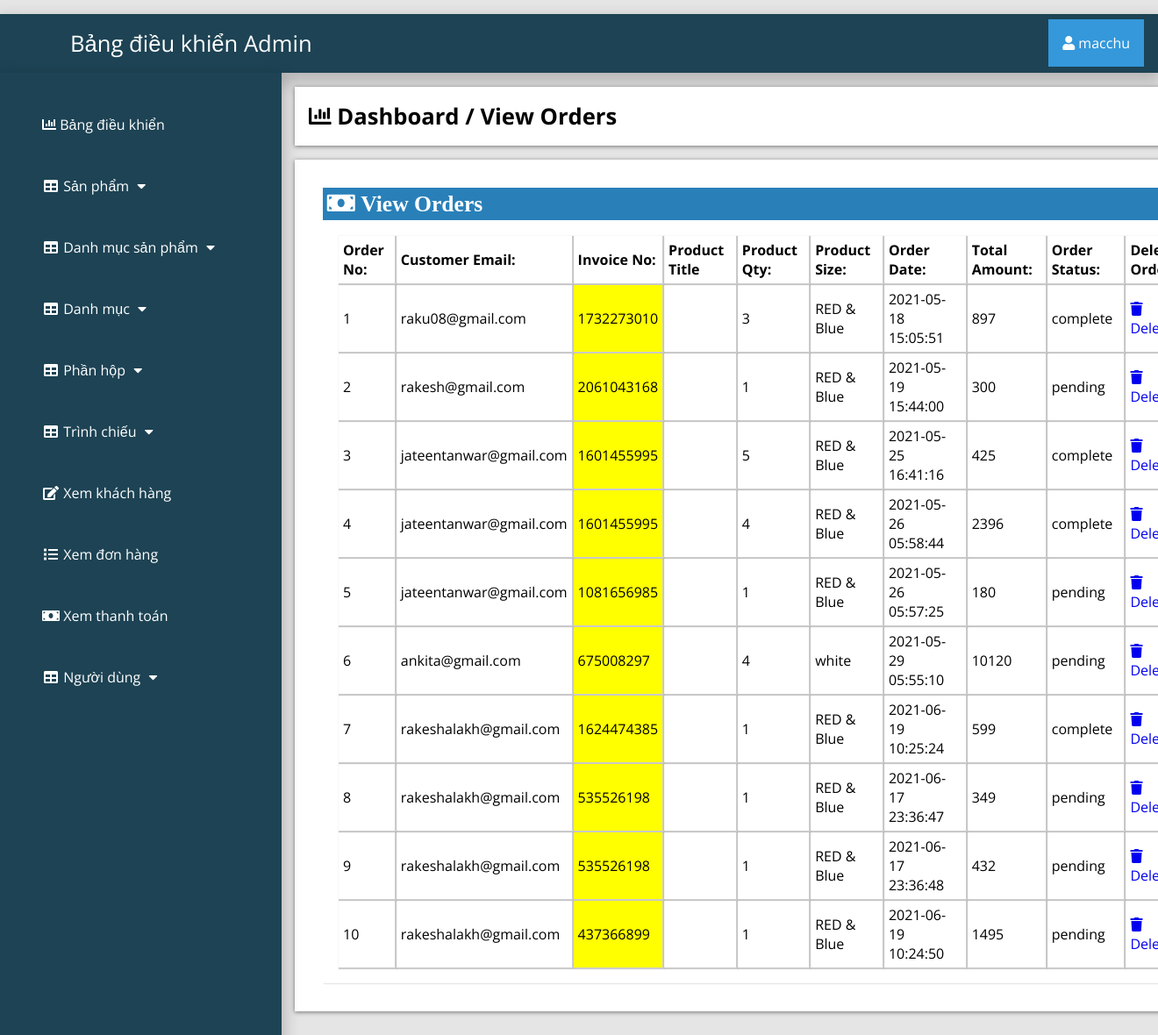
The page /admin_area/index.php?view_order (signed in) on the database its author committed.
### tables this page shows
CREATE TABLE `customer_order` (
  `order_id` int(10) NOT NULL,
  `customer_id` int(10) NOT NULL,
  `product_id` int(100) NOT NULL,
  `due_amount` int(100) NOT NULL,
  `invoice_no` int(100) NOT NULL,
  `qty` int(10) NOT NULL,
  `size` text NOT NULL,
  `order_date` timestamp NOT NULL DEFAULT current_timestamp() ON UPDATE current_timestamp(),
  `order_status` text NOT NULL
);

CREATE TABLE `customers` (
  `customer_id` int(100) NOT NULL,
  `customer_name` varchar(255) NOT NULL,
  `customer_email` varchar(255) NOT NULL,
  `customer_pass` varchar(255) NOT NULL,
  `customer_country` text NOT NULL,
  `customer_city` text NOT NULL,
  `customer_contact` varchar(255) NOT NULL,
  `customer_address` text NOT NULL,
  `customer_image` text NOT NULL,
  `customer_ip` varchar(255) NOT NULL
);

### admin_area/view_order.php (the view)
<?php
if (!isset($_SESSION['admin_email'])){
  echo "<script>window.open('login.php','_self')</script>";
  }else{
?>
<div class="row">
	<div class="col-lg-12">
		<div class="breadcrump">
			<li class="active">
				<i class="fa fa-bar-chart"></i>
				Dashboard / View Orders
			</li>
		</div>
	</div>
</div>
<div class="row">
	<div class="col-lg-12">
		<div class="panel panel-default">
			<div class="panel-heading">
				<h3 class="panel-title">
					<i class="fa fa-money fa-fw"> View Orders </i>
				</h3>
			</div>
			<div class="panel-body">
				<div class="table-responsive">
					<table class="table table-bordered table-hover table-striped">
						<thead>
							<tr>
								<th> Order No: </th>
								<th>Customer Email: </th>
								<th>Invoice No: </th>
								<th>Product Title</th>
								<th> Product Qty: </th>
								<th> Product Size: </th>
								<th> Order Date: </th>
								<th> Total Amount: </th>
								<th> Order Status: </th>
								<th> Delete Order: </th>
							</tr>
						</thead>
						<tbody>
							<?php
							$i=0;
							$get_orders="select * from customer_order";
                            $run_orders=mysqli_query($con,$get_orders);
                            while ($row_orders=mysqli_fetch_array($run_orders)) {
                            	$order_id=$row_orders['order_id'];
                            	$c_id=$row_orders['customer_id'];
                            	$invoice_no=$row_orders['invoice_no'];
                            	$product_id=$row_orders['product_id'];
                            	$qty=$row_orders['qty'];
                            	$size=$row_orders['size'];
                            	$order_date=$row_orders['order_date'];
                            	$due_amount=$row_orders['due_amount'];
                            	$order_status=$row_orders['order_status'];
                            	$get_products="select * from products where product_id='$product_id'";
                            	$run_products=mysqli_query($con,$get_products);
                            	$row_products=mysqli_fetch_array($run_products);
                            	$product_title=$row_products['product_title'];
                            	$i++;
                            	 ?>
							<tr>
								<td><?php echo $i; ?></td>
								<td>
									<?php
                                       $get_customer="select * from customers where customer_id='$c_id'";
                                       $run_customer=mysqli_query($con,$get_customer);
                                       $row_customer=mysqli_fetch_array($run_customer);
                                       $customer_email=$row_customer['customer_email'];
                                       echo $customer_email;
									  ?>
								</td>
								<td bgcolor="yellow"><?php echo $invoice_no; ?></td>
								<td><?php echo $product_title; ?></td>
                                <td><?php echo $qty; ?></td>
								<td><?php echo $size; ?></td>
								<td><?php echo $order_date; ?></td>
								<td><?php echo $due_amount; ?></td>
								<td>
									<?php
                                        if ($order_status=='pending') {
                                        	echo $order_status='pending';
                                        }else{
                                        	echo $order_status='complete';
                                        }
									 ?>
								</td>
								<td>
									<a href="index.php?order_delete=<?php echo $order_id;  ?>">
										<i class="fa fa-trash"></i> Delete
									</a>
								</td>
							</tr>
						<?php } ?>
						</tbody>
					</table>
				</div>
			</div>
		</div>
	</div>
</div>
<?php } ?>

### admin_area/includes/sidebar.php (shortened to what this page needs)
<?php
if (!isset($_SESSION['admin_email'])) {
  echo "<script>window.open('login.php','_self')</script>";
  } else {
?>
<nav class="navbar navbar-inverse navbar-fixed-top">
	<div class="navbar-header">
		<a href="index.php?dashboard" class="navbar-brand"><span>Bảng điều khiển Admin</span></a>
	</div>
		<div class="dropdown">
		 <button onclick="myFunction()" class="dropbtn"><i class="fa fa-user"></i> <?php echo $admin_name; ?></a></button>
		</div>
	<div class="collapse navbar-collapse navbar-ex1-collapse">
	<ul class="nav navbar-nav side-nav">
  <li>
    <a href="index.php?dashboard"><i class="fa fa-bar-chart"></i> Bảng điều khiển</a>
  </li>
  <li class="button-dropdown" id="#products">
    <a href="#" class="dropdown-toggle" data-toggle="collapse" data-target="#products"><i class="fa fa-fw fa-table"></i> Sản phẩm <i class="fa fa-fw fa-caret-down"></i></a>
  </li>
  <li class="button-dropdown" id="#products_cat">
    <a href="#" class="dropdown-toggle" data-toggle="collapse" data-target="#products_cat"><i class="fa fa-fw fa-table"></i> Danh mục sản phẩm <i class="fa fa-fw fa-caret-down"></i></a>
  </li>
  <li class="button-dropdown" id="#category">
    <a href="#" class="dropdown-toggle" data-toggle="collapse" data-target="#category"><i class="fa fa-fw fa-table"></i> Danh mục <i class="fa fa-fw fa-caret-down"></i></a>
  </li>
<li class="button-dropdown" >
  <a href="#" class="dropdown-toggle" data-toggle="collapse" data-target="#boxes">
    <i class="fa fa-fw fa-table"></i> Phần hộp <i class="fa fa-fw fa-caret-down"></i>
  </a>
</li>
  <li class="button-dropdown">
    <a href="#" class="dropdown-toggle" data-toggle="collapse" data-target="#slider"><i class="fa fa-fw fa-table"></i> Trình chiếu <i class="fa fa-fw fa-caret-down"></i></a>
  </li>
  <li>
  	<a href="index.php?view_customer">
  		<i class="fa fa-fw fa-edit"></i> Xem khách hàng
  	</a>
  </li>
  <li>
  	<a href="index.php?view_order">
  		<i class="fa fa-fw fa-list"></i> Xem đơn hàng
  	</a>
  </li>
  <li>
  	<a href="index.php?view_payments">
  		<i class="fa fa-fw fa-money"></i> Xem thanh toán
  	</a>
  </li>
  <li class="button-dropdown">
    <a href="#" class="dropdown-toggle" data-toggle="collapse" data-target="#users"><i class="fa fa-fw fa-table"></i> Người dùng <i class="fa fa-fw fa-caret-down"></i></a>
  </li>
</ul>
</div>
</nav>
<?php } ?>

### admin_area/css/style.css (style rules this page uses)
:root { --blue:#2980b9; }
body { margin-top: ; }
* { font-family: 'Open Sans', sans-serif; margin:0; padding:0; box-sizing: border-box; text-decoration: none; transition: all .2s cubic-bezier(.37,1.14,.26,1.24); }
html { background-color: rgba(0,0,0,.1); }
.navbar-fixed-top { background:#1d4354; padding: 1rem; margin-top: 1rem; box-shadow: 0px 8px 16px 4px rgba(0,0,0,0.2); margin-left: ; margin-right: ; }
.navbar-fixed-top a span { margin-left: 4rem; }
.navbar-fixed-top .navbar-brand { font-size: 1.6rem; color: #ffffff; }
.dropbtn { background-color: #3498DB; color: white; padding: 16px; font-size: 16px; border: none; cursor: pointer; }
.dropdown { position: relative; display: inline-block; float: right; margin-top: -2.8rem; }
.nav { position: absolute; top: 51px; margin-top: 32px; width: auto; height: 110%; border-radius: 0; display: block; background-color: #1d4354; bottom: 0; overflow: hidden; padding-bottom: 40px; box-shadow: 0px 8px 16px 4px rgba(0,0,0,0.2); margin-left: -1rem; }
.nav>li>a { width: 225px; display: block; color: #ffffff; margin: 3rem; }
.row { width: 81.2%; background-color: #ffffff; margin: auto; margin-left: 21rem; margin-top: 1rem; padding: 1rem; display: ; }
.panel { text-align: left; box-shadow: 1px 1px 1px 0px rgba(0.1,0.1,0.1,0.1); margin: 1rem; background-color: #ffffff; padding: rem; }
.panel-heading .panel-title { background-color: #2980b9; color: #ffffff; padding: .3rem; }
.table-responsive .table-striped th { padding: 5px; box-shadow: 1px 1px 1px 1px rgba(0.1,0.1,0.1,0.2); }
.table-responsive .table-striped tbody td { box-shadow: 1px 1px 1px 1px rgba(0.1,0.1,0.1,0.2); padding:5px; }
.breadcrump .active { font-weight: bold; font-size: 1.6rem; }
.row { list-style: none; box-shadow: 0 1px 5px rgba(0, 0, 0, 0.5); }
.row .fa-money { font-size: 1.6rem; width: 50%; text-align: left; }
.panel-body { display: flex; align-items: center; justify-content: left; padding: 1rem; flex-wrap: wrap; }

### rows shown on the page
customer_order: customer.customer_email "raku08@gmail.com", invoice_no "1732273010", qty "3", size "RED & Blue", order_date "2021-05-18 15:05:51", due_amount "897"
customer_order: customer.customer_email "rakesh@gmail.com", invoice_no "2061043168", qty "1", size "RED & Blue", order_date "2021-05-19 15:44:00", due_amount "300"
customer_order: customer.customer_email "jateentanwar@gmail.com", invoice_no "1601455995", qty "5", size "RED & Blue", order_date "2021-05-25 16:41:16", due_amount "425"
customer_order: customer.customer_email "jateentanwar@gmail.com", invoice_no "1601455995", qty "4", size "RED & Blue", order_date "2021-05-26 05:58:44", due_amount "2396"
customer_order: customer.customer_email "jateentanwar@gmail.com", invoice_no "1081656985", qty "1", size "RED & Blue", order_date "2021-05-26 05:57:25", due_amount "180"
customer_order: customer.customer_email "ankita@gmail.com", invoice_no "675008297", qty "4", size "white", order_date "2021-05-29 05:55:10", due_amount "10120"
customer_order: customer.customer_email "rakeshalakh@gmail.com", invoice_no "1624474385", qty "1", size "RED & Blue", order_date "2021-06-19 10:25:24", due_amount "599"
customer_order: customer.customer_email "rakeshalakh@gmail.com", invoice_no "535526198", qty "1", size "RED & Blue", order_date "2021-06-17 23:36:47", due_amount "349"
customer_order: customer.customer_email "rakeshalakh@gmail.com", invoice_no "535526198", qty "1", size "RED & Blue", order_date "2021-06-17 23:36:48", due_amount "432"
customer_order: customer.customer_email "rakeshalakh@gmail.com", invoice_no "437366899", qty "1", size "RED & Blue", order_date "2021-06-19 10:24:50", due_amount "1495"

### other values the page prints
$admin_name "macchu"
